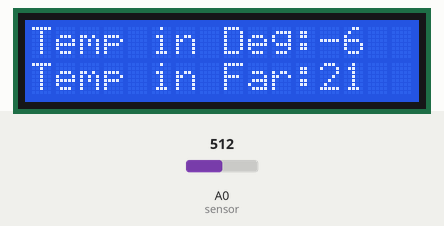
Recording of a sketch running on a simulated Arduino Uno, built with avr-gcc and run on an emulated ATmega328P. Parts: 16×2 character LCD. The inputs (shaded band) are chosen by the test bench; at power-on: A0 (sensor) = 512.

Above: at 1.2 s.
1.3 s: A0 (sensor) set to 716
At 7.7 s:
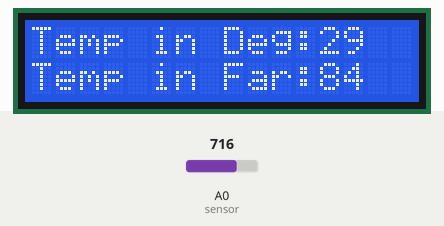
13.5 s: A0 (sensor) set to 900
At 20.0 s:
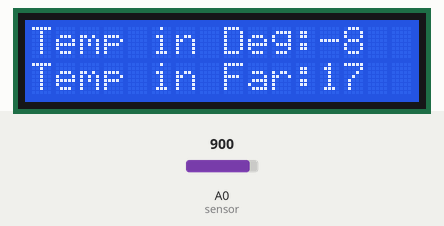
25.6 s: A0 (sensor) set to 1023
At 32.3 s:
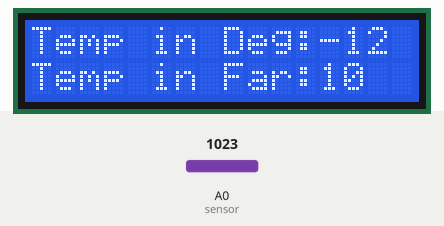
Timing chart, 0 to 33.8 s (numbered marks = the images above; inputs shaded):
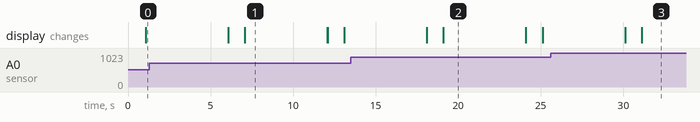

Measured:
- what the display in image 1 shows lasts 5.0 s, from 7.1 s to 12.1 s

The sketch:

powerful_vihelmo_crift1__1_.ino
```cpp
//CODE
#include <LiquidCrystal.h>
const int rs = 12, en = 11, d4 = 5, d5 = 4, d6 = 3, d7 = 2;
LiquidCrystal lcd(rs, en, d4, d5, d6, d7);

int sensor = A0;
int sensorOut;
int tempC;
int tempF;

void setup() {
  lcd.begin(16,2);
  pinMode(sensor,INPUT);
}

void loop() {
  lcd.display();
  lcd.print("Temp. Project");
  delay(1000);
  lcd.clear();
  sensorOut=analogRead(sensor);
  sensorOut=(sensorOut*500)/1023; //Temperature in Celsius
  tempC=sensorOut;
  tempF=(sensorOut*1.8)+32; //Temperature in Fahrenheit
  lcd.setCursor(0,0);
  lcd.print("Temp in Deg:");
  lcd.print(tempC);
  lcd.setCursor(0,1);
  lcd.print("Temp in Far:");
  lcd.print(tempF);
  delay(5000);
  lcd.clear();
}
```
